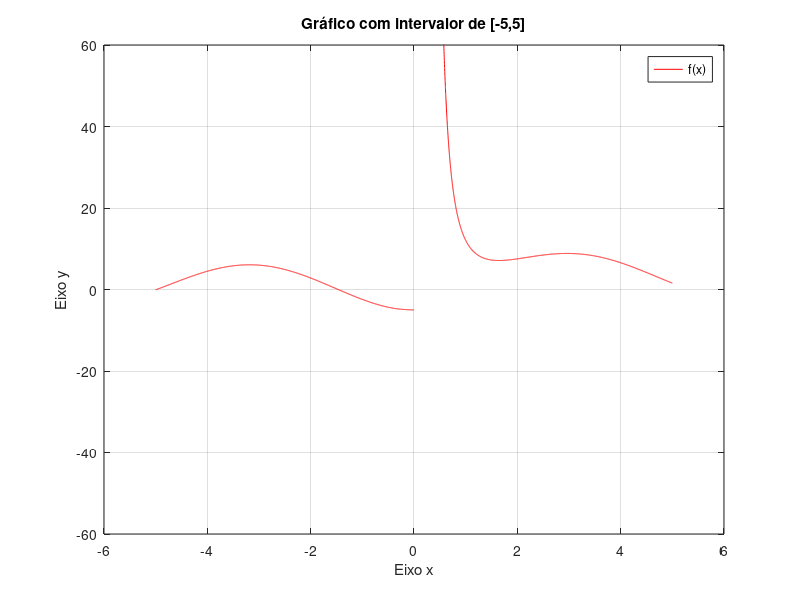

The MATLAB source for this figure:
%Aluna: Beatriz Emiliano Maciel de Sousa 
%Matricula: 120111097

%Questão 3a - Gráfico

x = -5:0.001:5
y = 2*exp(2./x)-5*cos(x);
plot(x,y, 'r-'); %Plot do gráfico, com o traço continuo na cor vermelha
ylim([-60 60]);
title('Gráfico com intervalor de [-5,5]'); %Titulo 
xlabel('Eixo x'); %label 
ylabel('Eixo y');
legend('f(x)');
grid on;